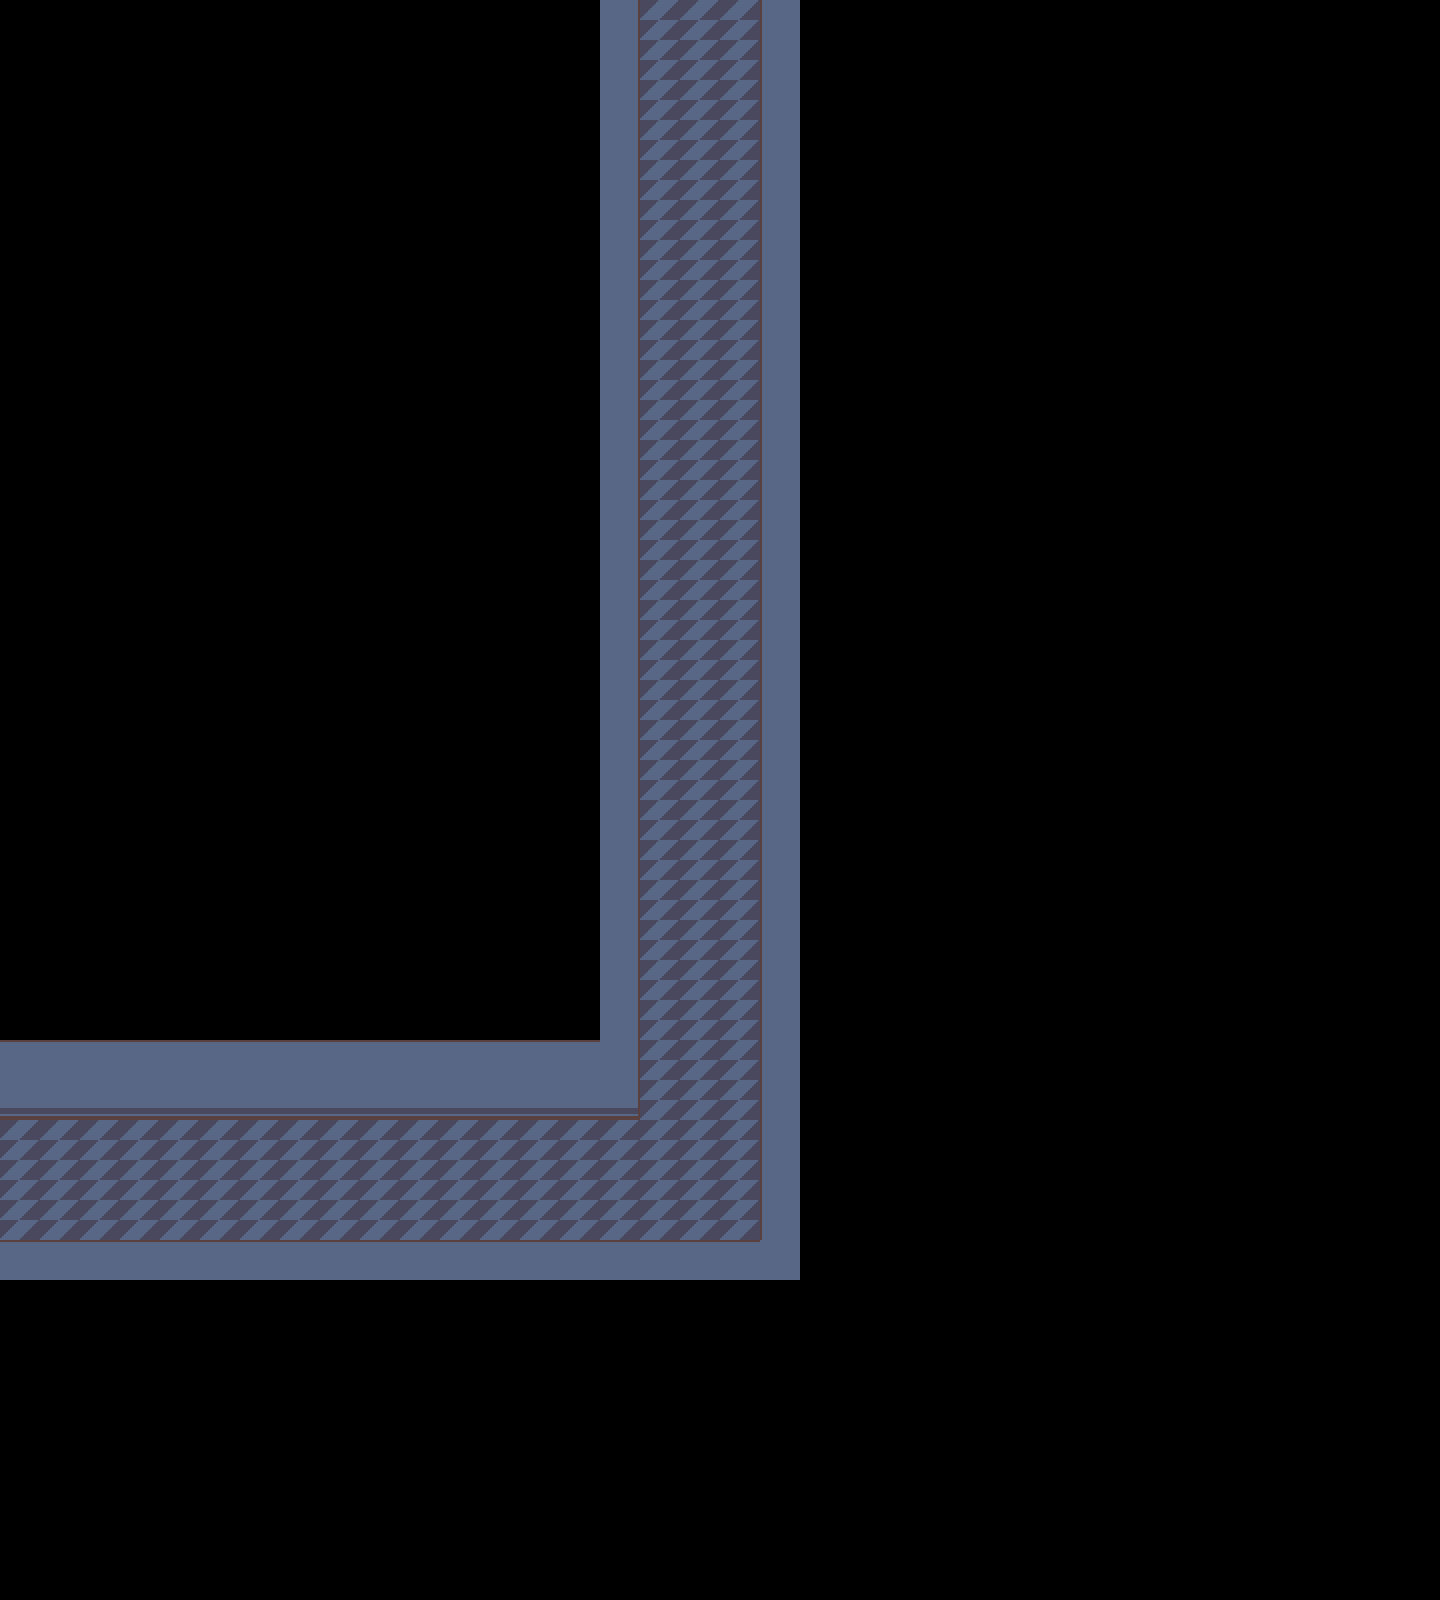

This game map was drawn from its Tiled (.tmx) file and the tilesets committed beside it. A one-line description and the trimmed map source follow:
An orthogonal 36x40 tile map with 40x40 px tiles, 2 tile layers (Слой тайлов 1, Слой тайлов 2), 2 tilesets and 10 objects (spawn, entry, transition, script).

<map version="1.10" tiledversion="1.11.0" orientation="orthogonal" renderorder="right-down" width="36" height="40" tilewidth="40" tileheight="40" infinite="0" nextlayerid="8" nextobjectid="51">
 <editorsettings>
  <export target="data.lua" format="lua" />
 </editorsettings>
 <properties>
  <property name="stairs" value="true" />
 </properties>
 <tileset firstgid="1" source="../../tilesets/castle.tsx" />
 <tileset firstgid="41" source="../../tilesets/school.tsx" />
 <layer id="1" name="Слой тайлов 1" width="36" height="40">
  <data>[1440 cells, 250 non-empty, 6 distinct tile ids]</data>
 </layer>
 <layer id="7" name="Слой тайлов 2" width="36" height="40">
  <data>[1440 cells, 1 non-empty, 1 distinct tile ids]</data>
 </layer>
 <objectgroup color="#5500ff" id="2" name="collision">
  <object id="1" x="-40" y="1040" width="40" height="240" />
  <object id="3" x="1.5" y="1040" width="638.879" height="80" />
  <object id="9" x="0" y="1240" width="800.894" height="40" />
  <object id="43" x="762.167" y="-6" width="37.8333" height="1254.48" />
  <object id="45" x="599.962" y="-8" width="44.0765" height="1054.06" />
  <object id="46" x="600" y="-40" width="200" height="38" />
 </objectgroup>
 <objectgroup color="#ffaaff" id="3" name="markers">
  <object id="10" name="spawn" x="692.242" y="1170.27">
   <point />
  </object>
  <object id="41" name="entry" x="79" y="1185.82">
   <point />
  </object>
 </objectgroup>
 <objectgroup color="#aa00ff" id="5" name="objects">
  <object id="42" name="transition" x="0" y="1080" width="40" height="158">
   <properties>
    <property name="map" value="a_familiar_place" />
    <property name="marker" value="entry" />
   </properties>
  </object>
  <object id="50" name="script" x="640" y="0" width="120" height="40">
   <properties>
    <property name="cutscene" value="fountain.fountain" />
   </properties>
  </object>
 </objectgroup>
 <objectgroup color="#ff0062" id="4" name="controllers" />
</map>
